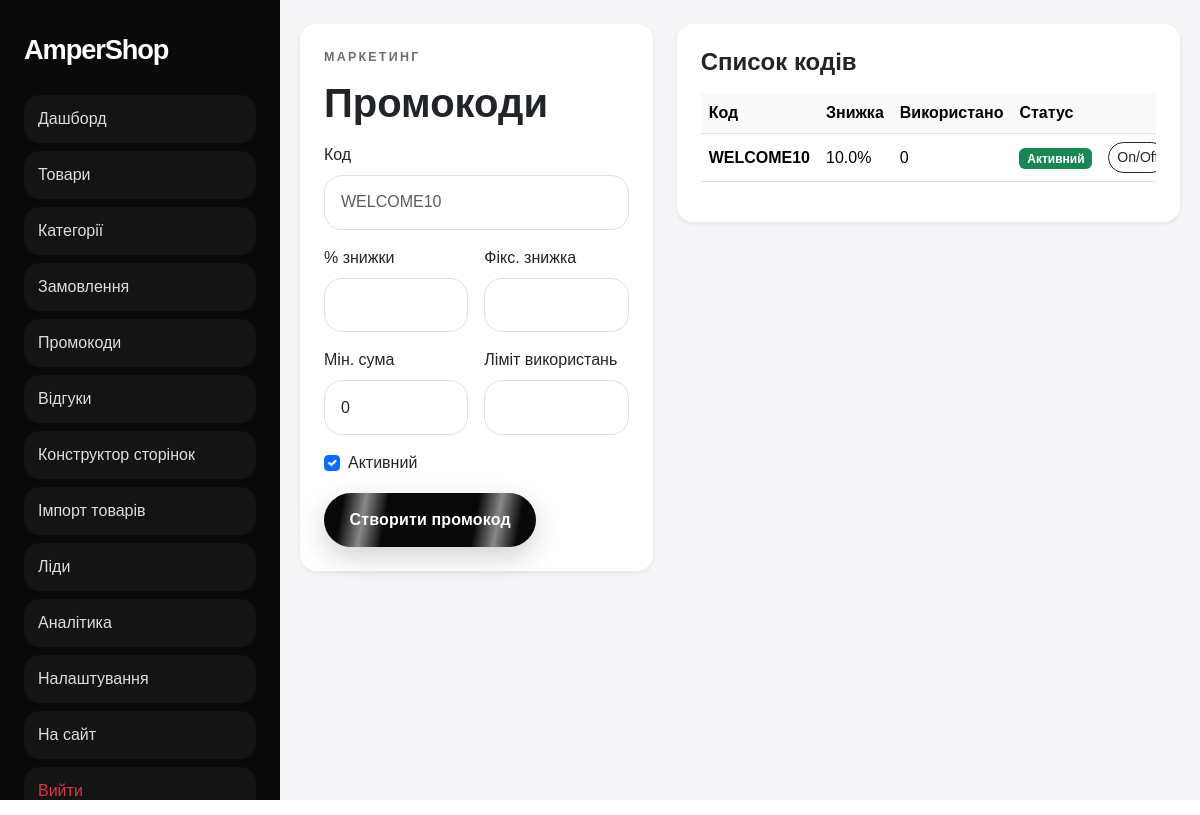
/admin/promocodes (signed in), run on the app's committed database.
### app.py (models this page shows, shortened)
class PromoCode(db.Model):
    id = db.Column(db.Integer, primary_key=True)
    code = db.Column(db.String(50), unique=True, nullable=False)
    discount_percent = db.Column(db.Float, nullable=True)
    discount_amount = db.Column(db.Float, nullable=True)
    is_active = db.Column(db.Boolean, default=True)
    usage_limit = db.Column(db.Integer, nullable=True)
    used_count = db.Column(db.Integer, default=0)
    min_order_amount = db.Column(db.Float, default=0)
    created_at = db.Column(db.DateTime, default=datetime.utcnow)

### app.py (the view, shortened to what this page needs)
    @app.route("/admin/promocodes", methods=["GET", "POST"])
    @admin_required
    def admin_promocodes():
        promos = PromoCode.query.order_by(PromoCode.created_at.desc()).all()
        return render_template("admin/promocodes.html", promos=promos)

### app.py (called while the page is built)
@login_manager.user_loader
def load_user(user_id):
    return db.session.get(User, int(user_id))

def get_setting(key, default=""):
    item = Setting.query.filter_by(key=key).first()
    return item.value if item and item.value is not None else default

### templates/admin/promocodes.html (shortened to what this page needs)
{% extends 'admin/base.html' %}
{% block content %}
<div class="row g-4">
  <div class="col-lg-5">
    <div class="card border-0 shadow-sm rounded-4"><div class="card-body p-4">
      <div class="eyebrow">Маркетинг</div><h1 class="fw-bold mb-3">Промокоди</h1>
      <form method="post" class="row g-3">
        <div class="col-12"><label class="form-label">Код</label><input class="form-control" name="code" placeholder="WELCOME10" required></div>
        <div class="col-md-6"><label class="form-label">% знижки</label><input class="form-control" name="discount_percent"></div>
        <div class="col-md-6"><label class="form-label">Фікс. знижка</label><input class="form-control" name="discount_amount"></div>
        <div class="col-md-6"><label class="form-label">Мін. сума</label><input class="form-control" name="min_order_amount" value="0"></div>
        <div class="col-md-6"><label class="form-label">Ліміт використань</label><input class="form-control" name="usage_limit"></div>
        <div class="col-12"><div class="form-check"><input class="form-check-input" type="checkbox" name="is_active" checked><label class="form-check-label">Активний</label></div></div>
        <div class="col-12"><button class="btn btn-electric">Створити промокод</button></div>
      </form>
    </div></div>
  </div>
  <div class="col-lg-7">
    <div class="card border-0 shadow-sm rounded-4"><div class="card-body p-4">
      <h4 class="fw-bold mb-3">Список кодів</h4>
      <div class="table-responsive"><table class="table align-middle">
        <thead><tr><th>Код</th><th>Знижка</th><th>Використано</th><th>Статус</th><th></th></tr></thead>
        <tbody>
          {% for promo in promos %}
          <tr>
            <td><strong>{{ promo.code }}</strong></td>
            <td>{{ promo.discount_percent ~ '%' if promo.discount_percent else ('%.0f'|format(promo.discount_amount) ~ ' грн' if promo.discount_amount else '—') }}</td>
            <td>{{ promo.used_count }}{% if promo.usage_limit %} / {{ promo.usage_limit }}{% endif %}</td>
            <td><span class="badge {% if promo.is_active %}text-bg-success{% else %}text-bg-secondary{% endif %}">{{ 'Активний' if promo.is_active else 'Вимкнений' }}</span></td>
            <td class="text-end d-flex gap-2 justify-content-end">
              <form method="post" action="{{ url_for('admin_promocode_toggle', promo_id=promo.id) }}"><button class="btn btn-sm btn-outline-dark rounded-pill">On/Off</button></form>
            </td>
          </tr>
          {% endfor %}
        </tbody>
      </table></div>
    </div></div>
  </div>
</div>
{% endblock %}

### static/css/style.css (style rules this page uses)
:root { --bg:#ffffff; --soft:#f5f5f7; --text:#101010; --muted:#6e6e73; --line:#e9e9ee; --shadow:0 20px 60px rgba(0,0,0,.08); }
* { box-sizing:border-box }
html,body { margin:0;padding:0;font-family:'Manrope',sans-serif;background:var(--bg);color:var(--text) }
body { position:relative }
.eyebrow { text-transform:uppercase;letter-spacing:.18em;font-size:.78rem;color:#6d6d72;font-weight:800;margin-bottom:12px }
.btn-electric { position:relative;overflow:hidden;background:#080808;color:#fff;border:none;border-radius:999px;padding:.95rem 1.6rem;font-weight:800;letter-spacing:.01em;box-shadow:0 10px 28px rgba(0,0,0,.18) }
.btn-electric::before { content:'';position:absolute;inset:-2px;background:linear-gradient(100deg,transparent 10%,rgba(255,255,255,.95) 20%,transparent 30%,transparent 70%,rgba(255,255,255,.95) 80%,transparent 90%);animation:electric 2.8s linear infinite;opacity:.55 }
.lead-mini-form .form-control,.form-control,.form-select { border-radius:18px;padding:.9rem 1rem;border:1px solid #dedee5 }
.admin-body { background:#f5f5f7 }
.table { --bs-table-bg:transparent }
.table thead th { background:#fafafa }
html { scroll-behavior:smooth }
.hero-orb,.pulse-border::after,.btn-electric::before,.ultra-side-card::after,.final-strip-card::before { pointer-events:none }
.btn-electric { display:inline-flex;align-items:center;justify-content:center;z-index:1 }

### data on the page
PromoCode: code "WELCOME10", discount_percent "10.0%", used_count "0", is_active "Активний"
